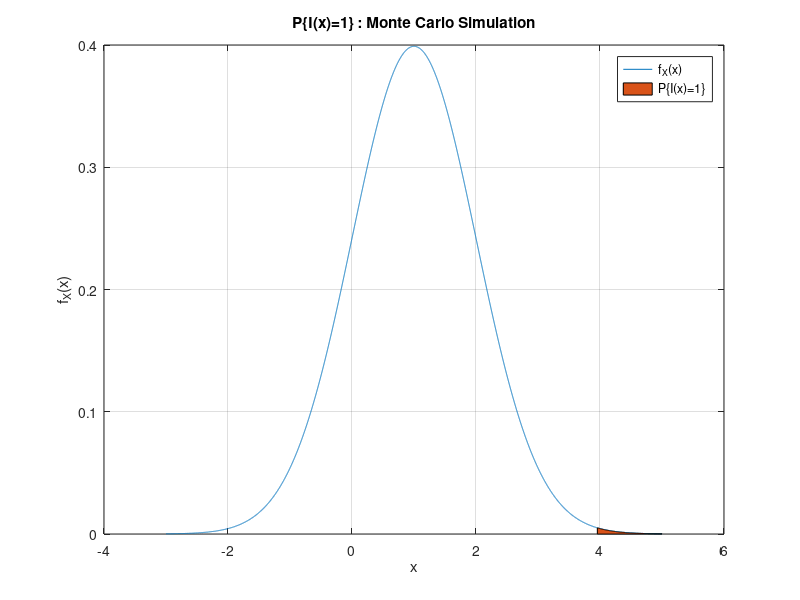
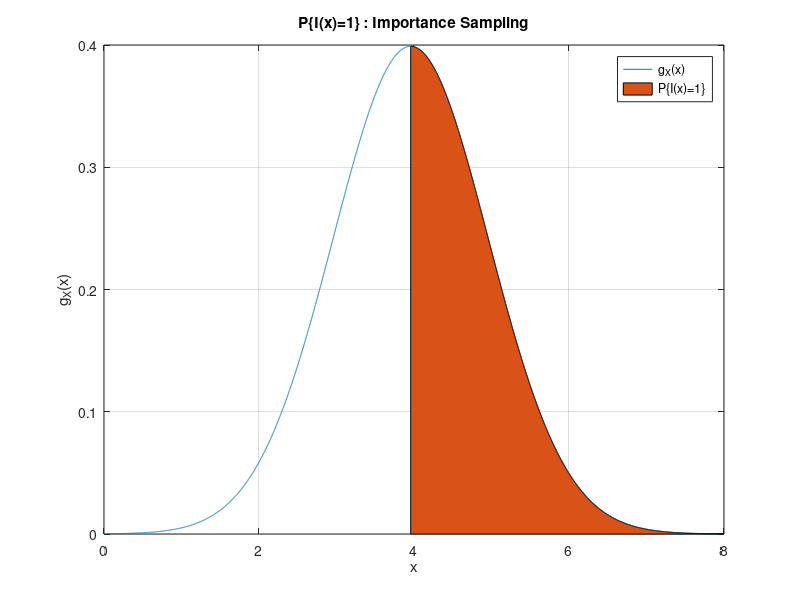

MATLAB code for these plots, in order:
u = 1;
sigma = 1;
T = 3.957;
x = -3:0.001:5;
fx = 1/sqrt(2*pi*sigma^2)*exp(-(x-u).^2/(2*sigma^2));
figure(1);
clf;
plot(x, fx)
hold on;
fx = fx(x >= 3.957);
x = x(x >= 3.957);
area(x, fx);
legend('f_X(x)','P\{I(x)=1\}')
grid on;
xlabel('x');
ylabel('f_X(x)')
title('P\{I(x)=1\} : Monte Carlo Simulation');

u = 3.957;
sigma = 1;
T = 3.957;
x = 0:0.001:8;
fx = 1/sqrt(2*pi*sigma^2)*exp(-(x-u).^2/(2*sigma^2));
figure(2);
clf;
plot(x, fx)
hold on;
fx = fx(x >= 3.957);
x = x(x >= 3.957);
area(x, fx);
legend('g_X(x)','P\{I(x)=1\}')
grid on;
xlabel('x');
ylabel('g_X(x)')
title('P\{I(x)=1\} : Importance Sampling');

